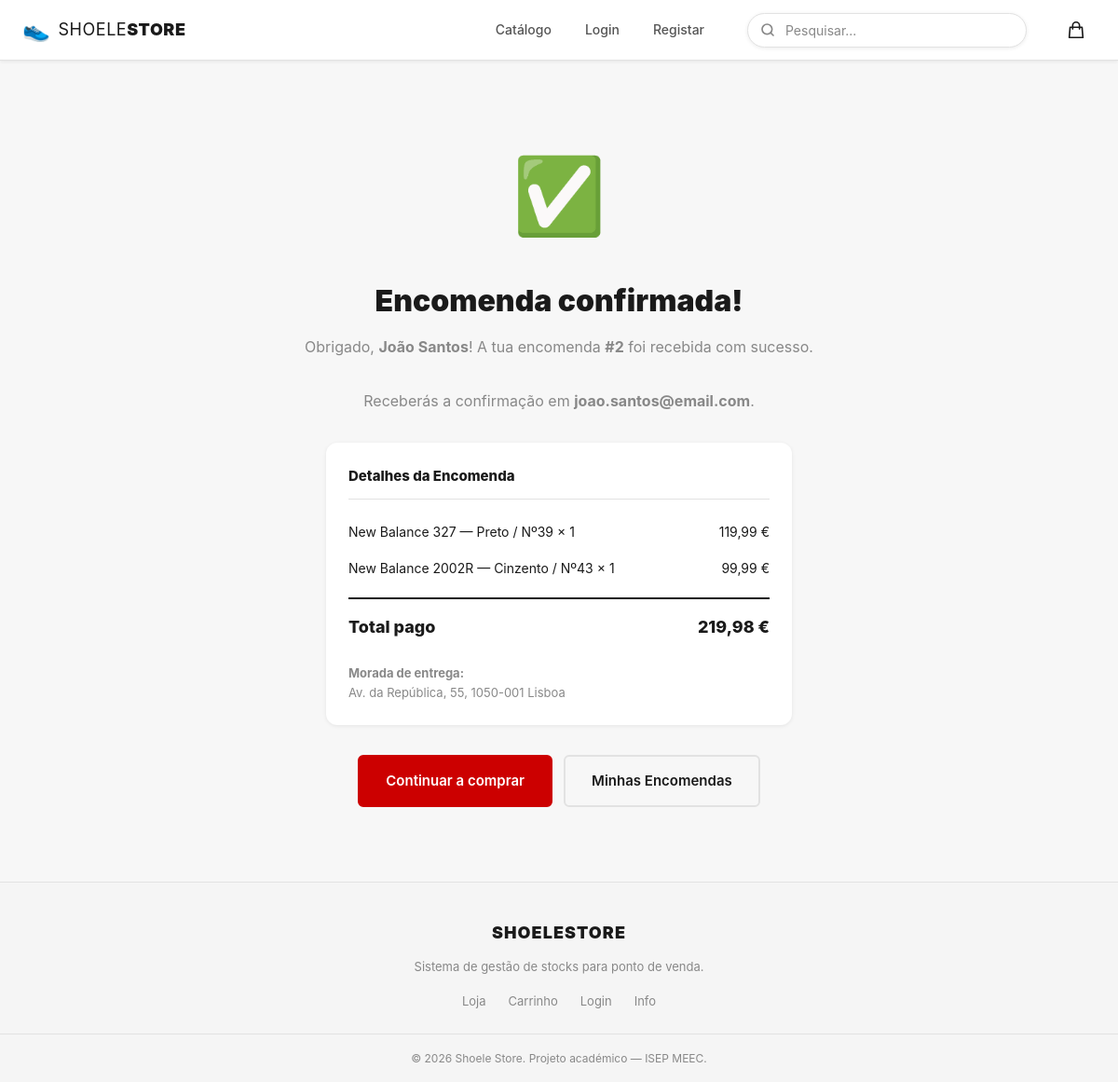
Page /encomenda_sucesso.php?id=2 on the committed database.
### tables this page shows
CREATE TABLE orders (
    id                  INT AUTO_INCREMENT PRIMARY KEY,
    customer_id         INT           NOT NULL,
    user_id             INT           NULL     COMMENT 'NULL = encomenda como convidado',
    status              ENUM('encomendada','em_armazem','entregue','cancelada','concluida')
                                      NOT NULL DEFAULT 'encomendada',
    cliente_confirmou   TINYINT(1)    NOT NULL DEFAULT 0     COMMENT '1 = cliente confirmou receção',
    data_confirmacao    DATETIME      NULL     DEFAULT NULL,
    feedback_cliente    TEXT          NULL,
    avaliacao           TINYINT       NULL     DEFAULT NULL  COMMENT '1-5 estrelas',
    total               DECIMAL(10,2) NOT NULL DEFAULT 0.00,
    notes               TEXT          NULL,
    created_at          TIMESTAMP     NOT NULL DEFAULT CURRENT_TIMESTAMP,
    updated_at          TIMESTAMP     NOT NULL DEFAULT CURRENT_TIMESTAMP ON UPDATE CURRENT_TIMESTAMP,
    CONSTRAINT fk_order_customer FOREIGN KEY (customer_id) REFERENCES customers(id),
    CONSTRAINT fk_order_user     FOREIGN KEY (user_id)     REFERENCES users(id) ON DELETE SET NULL
);

CREATE TABLE customers (
    id         INT AUTO_INCREMENT PRIMARY KEY,
    name       VARCHAR(150) NOT NULL,
    email      VARCHAR(150) NOT NULL,
    phone      VARCHAR(20)  NULL,
    address    TEXT         NULL,
    created_at TIMESTAMP    NOT NULL DEFAULT CURRENT_TIMESTAMP
);

CREATE TABLE order_items (
    id         INT AUTO_INCREMENT PRIMARY KEY,
    order_id   INT           NOT NULL,
    variant_id INT           NOT NULL,
    quantity   INT           NOT NULL DEFAULT 1,
    unit_price DECIMAL(10,2) NOT NULL,
    CONSTRAINT fk_oi_order   FOREIGN KEY (order_id)   REFERENCES orders(id) ON DELETE CASCADE,
    CONSTRAINT fk_oi_variant FOREIGN KEY (variant_id) REFERENCES product_variants(id)
);

CREATE TABLE products (
    id          INT AUTO_INCREMENT PRIMARY KEY,
    brand       VARCHAR(100)  NOT NULL,
    model       VARCHAR(100)  NOT NULL,
    description TEXT          NULL,
    base_price  DECIMAL(10,2) NOT NULL DEFAULT 0.00,
    image       VARCHAR(255)  NULL     COMMENT 'Thumbnail principal (sincronizado automaticamente)',
    active      TINYINT(1)    NOT NULL DEFAULT 1,
    created_at  TIMESTAMP     NOT NULL DEFAULT CURRENT_TIMESTAMP,
    updated_at  TIMESTAMP     NOT NULL DEFAULT CURRENT_TIMESTAMP ON UPDATE CURRENT_TIMESTAMP
);

CREATE TABLE product_variants (
    id         INT AUTO_INCREMENT PRIMARY KEY,
    product_id INT           NOT NULL,
    color      VARCHAR(50)   NOT NULL,
    size       VARCHAR(10)   NOT NULL,
    price      DECIMAL(10,2) NULL     COMMENT 'Sobrepõe base_price se definido',
    stock      INT           NOT NULL DEFAULT 0,
    created_at TIMESTAMP     NOT NULL DEFAULT CURRENT_TIMESTAMP,
    updated_at TIMESTAMP     NOT NULL DEFAULT CURRENT_TIMESTAMP ON UPDATE CURRENT_TIMESTAMP,
    CONSTRAINT fk_variant_product FOREIGN KEY (product_id) REFERENCES products(id) ON DELETE CASCADE,
    UNIQUE KEY uq_variant (product_id, color, size)
);

### includes/functions.php (called while the page is built, shortened)
<?php
function formatPrice(float $price): string {
    return number_format($price, 2, ',', '.') . ' €';
}
function e(string $str): string {
    return htmlspecialchars($str, ENT_QUOTES | ENT_HTML5, 'UTF-8');
}

### encomenda_sucesso.php (the view, shortened to what this page needs)
<?php
require_once __DIR__ . '/includes/functions.php';
$orderId = (int)($_GET['id'] ?? 0);
$db    = getDB();
$stmt  = $db->prepare("
    SELECT o.*, c.name, c.email, c.address
    FROM   orders o
    JOIN   customers c ON c.id = o.customer_id
    WHERE  o.id = ?
");
$stmt->execute([$orderId]);
$order = $stmt->fetch();
$stmt = $db->prepare("
    SELECT oi.*, pv.color, pv.size, p.brand, p.model
    FROM   order_items oi
    JOIN   product_variants pv ON pv.id = oi.variant_id
    JOIN   products p ON p.id = pv.product_id
    WHERE  oi.order_id = ?
");
$stmt->execute([$orderId]);
$orderItems = $stmt->fetchAll();
include __DIR__ . '/includes/header.php';
?>
<div class="container success-section">
    <div class="success-icon">✅</div>
    <h1>Encomenda confirmada!</h1>
    <p>Obrigado, <strong><?= e($order['name']) ?></strong>! A tua encomenda <strong>#<?= $orderId ?></strong> foi recebida com sucesso.</p>
    <p class="text-muted">Receberás a confirmação em <strong><?= e($order['email']) ?></strong>.</p>
    <div style="max-width:500px; margin:32px auto; background:var(--white); border-radius:var(--radius-lg); padding:24px; text-align:left; box-shadow:var(--shadow-sm);">
        <h3 style="font-size:15px; font-weight:800; margin-bottom:16px; padding-bottom:12px; border-bottom:1px solid var(--border);">Detalhes da Encomenda</h3>
        <?php foreach ($orderItems as $item): ?>
            <div class="summary-row" style="font-size:14px;">
                <span><?= e($item['brand'] . ' ' . $item['model']) ?> — <?= e($item['color']) ?> / Nº<?= e($item['size']) ?> × <?= $item['quantity'] ?></span>
                <span><?= formatPrice((float)$item['unit_price'] * $item['quantity']) ?></span>
            </div>
        <?php endforeach; ?>
        <div class="summary-row total">
            <span>Total pago</span>
            <span><?= formatPrice((float)$order['total']) ?></span>
        </div>
        <div style="margin-top:16px; font-size:13px; color:var(--muted);">
            <strong>Morada de entrega:</strong><br>
            <?= nl2br(e($order['address'])) ?>
        </div>
    </div>
    <div style="display:flex; gap:12px; justify-content:center; flex-wrap:wrap;">
        <a href="/" class="btn btn-red btn-lg">Continuar a comprar</a>
        <a href="/cliente/encomendas.php" class="btn btn-outline btn-lg">Minhas Encomendas</a>
    </div>
</div>
<?php include __DIR__ . '/includes/footer.php'; ?>

### assets/css/style.css (style rules this page uses)
:root { --red: #cc0000; --red-dark: #990000; --black: #111111; --dark: #1a1a1a; --mid: #555555; --muted: #888888; --border: #e2e2e2; --bg: #f7f7f7; --white: #ffffff; --success: #1a8f4e; --warning: #d97706; --info: #1d6fa4; --danger: #c0392b; --radius: 6px; --radius-lg: 12px; --shadow-sm: 0 1px 4px rgba(0,0,0,.08); --shadow-md: 0 4px 16px rgba(0,0,0,.12); --shadow-lg: 0 8px 32px rgba(0,0,0,.16); --transition: .2s ease; --font: -apple-system, BlinkMacSystemFont, 'Segoe UI', Roboto, Helvetica, Arial, sans-serif; }
*, *::before, *::after { box-sizing: border-box; margin: 0; padding: 0; }
html { scroll-behavior: smooth; }
body { font-family: var(--font); font-size: 15px; line-height: 1.6; color: var(--dark); background: var(--bg); -webkit-font-smoothing: antialiased; }
a { color: inherit; text-decoration: none; }
.container { width: 100%; max-width: 1280px; margin: 0 auto; padding: 0 24px; }
.btn { display: inline-flex; align-items: center; justify-content: center; gap: 8px; padding: 10px 20px; border-radius: var(--radius); font-size: 14px; font-weight: 600; cursor: pointer; border: 2px solid transparent; transition: background var(--transition), color var(--transition), border-color var(--transition), transform var(--transition); white-space: nowrap; text-decoration: none; }
.btn-red { background: var(--red); color: var(--white); border-color: var(--red); }
.btn-outline { background: transparent; color: var(--dark); border-color: var(--border); }
.btn-lg { padding: 14px 28px; font-size: 15px; }
.summary-row { display: flex; justify-content: space-between; align-items: center; padding: 8px 0; font-size: 14px; }
.summary-row.total { border-top: 2px solid var(--dark); margin-top: 12px; padding-top: 16px; font-weight: 800; font-size: 18px; }
.success-section { padding: 80px 0; text-align: center; }
.success-icon { font-size: 80px; margin-bottom: 24px; }
.success-section h1 { font-size: 2rem; font-weight: 900; margin-bottom: 12px; }
.success-section p { color: var(--muted); font-size: 16px; margin-bottom: 32px; }
.text-muted { color: var(--muted); }

### rows in the picture
orders: customer.name "João Santos", customer.email "joao.santos@email.com", total "219,98 €", customer.address "Av. da República, 55, 1050-001 Lisboa"
order_items: products.brand+model "New Balance 327", variant.color "Preto", variant.size "39", quantity "1", formatPrice((float)$item['unit_price'] * $item['quantity']) "119,99 €"
order_items: products.brand+model "New Balance 2002R", variant.color "Cinzento", variant.size "43", quantity "1", formatPrice((float)$item['unit_price'] * $item['quantity']) "99,99 €"

### other values in the picture
$orderId "2"
